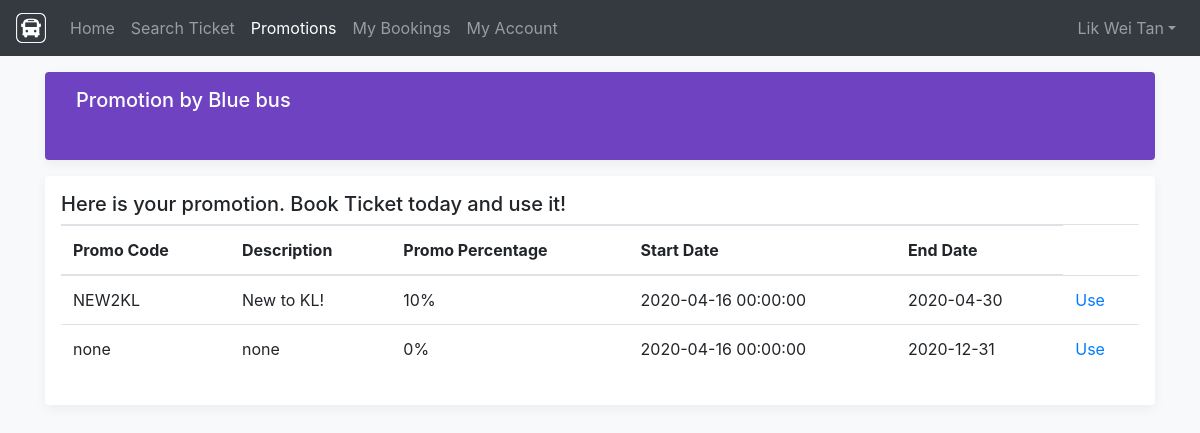
/promotion.php (signed in), run on the app's committed database.
### tables this page shows
CREATE TABLE account (
  AccountNo int AUTO_INCREMENT NOT NULL PRIMARY KEY,
  FirstName varchar(50) NOT NULL,
  LastName varchar(50) NOT NULL,
  Email varchar(50) NOT NULL,
  Password varchar(50) NOT NULL,
  Gender varchar(50) NOT NULL,
  BirthDate date NOT NULL,
  AccountRole varchar(50) NOT NULL DEFAULT 'User',
  Nationality varchar(50) NOT NULL DEFAULT 'Malaysia',
  PhoneNumber varchar(50) NOT NULL,
  AccountTimestamp timestamp NOT NULL DEFAULT current_timestamp() ON UPDATE current_timestamp()
);

CREATE TABLE promo_code (
  PromoCode varchar(50) NOT NULL PRIMARY KEY,
  ScheduleNo varchar(50) NOT NULL,
  PromoCodeDescription varchar(50) NOT NULL,
  PromoPercentage int NOT NULL,
  PromoCodeEndTimestamp date NOT NULL,
  FOREIGN KEY (ScheduleNo) REFERENCES bus_schedule(ScheduleNo),
  PromoCodeStartTimestamp timestamp NOT NULL DEFAULT current_timestamp() ON UPDATE current_timestamp()
);

### loginheader.php (called while the page is built, shortened)
<?php
    require("db.php");
if(isset($_SESSION['id']))
{
    $sql = "SELECT *,
            YEAR(AccountTimestamp) AS SinceYear,
            DATE(AccountTimestamp) AS SinceDate
            FROM account
            WHERE AccountNo =".$_SESSION['id'];
    $query = mysqli_query($con,$sql);
    $row = mysqli_fetch_array($query);
    if($row)
    {
        $myFirstName = $row['FirstName'];
        $myLastName = $row['LastName'];
    }
}
?>

### promotion.php (the view, shortened to what this page needs)
<?php
    require("loginheader.php");
    $promo = mysqli_query($con,"SELECT * FROM promo_code");
?>
<!doctype html>
<html lang="en">
  <head>
    <link rel="stylesheet" href="https://maxcdn.bootstrapcdn.com/bootstrap/4.0.0/css/bootstrap.min.css">
    <link href="css/offcanvas.css" rel="stylesheet">
    <link href="https://unpkg.com/aos@2.3.1/dist/aos.css" rel="stylesheet">
  </head>
  <body class="bg-light">
  <header>
      <nav class="navbar navbar-expand-md navbar-dark bg-dark fixed-top">
        <a class="navbar-brand" href="index.php">
    <img src="images/logo_white.png" width="30" height="30" class="d-inline-block align-top" alt="">
  </a>
        <div class="collapse navbar-collapse" id="navbarCollapse">
          <ul class="navbar-nav mr-auto">
            <li class="nav-item">
              <a class="nav-link" href="index.php">Home <span class="sr-only">(current)</span></a>
            </li>
            <li class="nav-item">
              <a class="nav-link" href="searchbus.php">Search Ticket</a>
            </li>
            <li class="nav-item active">
              <a class="nav-link" href="promotion.php">Promotions</a>
            </li>
            <?php if(isset($_SESSION['id']))
            {
            echo '
            <li class="nav-item">
              <a class="nav-link" href="managebooking.php">My Bookings</a>
            </li>
            <li class="nav-item">
              <a class="nav-link" href="setting.php">My Account</a>
            </li>';
            }; ?>
          </ul>
            <?php
            if(isset($_SESSION['id']))
            {
          echo '<form class="form-inline"><div class="collapse navbar-collapse" id="navbarNavDropdown">
          <ul class="navbar-nav">
            <li class="nav-item dropdown">
              <a class="nav-link dropdown-toggle" href="#" id="navbarDropdownMenuLink" role="button" data-toggle="dropdown" aria-haspopup="true" aria-expanded="false">';
                echo $myFirstName." ".$myLastName;
              echo '</a>
              <div class="dropdown-menu dropdown-menu-right" aria-labelledby="navbarDropdownMenuLink">
                <a class="dropdown-item" href="managebooking.php">Manage Booking</a>
                <a class="dropdown-item" href="setting.php">Setting</a>
                <a class="dropdown-item" href="logout.php">Logout</a>
              </div>
            </li>
          </ul>
        </div></form>';
            }
            else
            {
              echo '<form class="form-inline mt-2 mt-md-0" action="login.php">
              <button type="submit" class="btn btn-outline-warning my-2 my-sm-0">Login</button>
              </form>';
            }
            ?>
        </div>
      </nav>
    </header>
    <main role="main" class="container">
      <div data-aos="zoom-out">
       <div class="container p-3 my-3 bg-purple rounded box-shadow">
         <form action="search.inc.php" method="get">
           <div class="form-row  col-md-12">
            <div class="form-group col-md-4 text-left">
              <label for="desctiption"  style="color:white;"><h5>Promotion by Blue bus</h5></label>
            </div>
          </div>
        </form>
       </div>
      </div>
      <div data-aos="fade-left" data-aos-duration="2000">
        <div class="my-3 p-3 bg-white rounded box-shadow">
           <h5 class="border-bottom border-gray pb-2 mb-0">Here is your promotion. Book Ticket today and use it! </h5>
             <table class="table table-hover">
              <thead>
               <tr>
                 <th scope="col">Promo Code</th>
                 <th scope="col">Description</th>
                 <th scope="col">Promo Percentage</th>
                 <th scope="col">Start Date</th>
                 <th scope="col">End Date</th>
                </tr>
              </thead>
           <tbody>
            <?php
               while($row = mysqli_fetch_array($promo))
               {
               echo "<tr>";
               echo "<td>";
               echo $row['PromoCode'];
               echo "</td>";
               echo "<td>";
               echo $row['PromoCodeDescription'];
               echo "</td>";
               echo "<td>";
               echo $row['PromoPercentage']."%";
               echo "</td>";
               echo "<td>";
               echo $row['PromoCodeStartTimestamp'];
               echo "</td>";
               echo "<td>";
               echo $row['PromoCodeEndTimestamp'];
               echo "</td>";
               echo "<td><a href='searchbus.php?promocode=".$row['PromoCode'];
               echo "'>Use</a></td></tr>";
              }
            ?>
           </tbody>
        </table>
       </div>
     </div>
   </main>
  </body>
</html>

### css/offcanvas.css (style rules this page uses)
html, body { overflow-x: hidden; }
body { padding-top: 56px; }
.bg-purple { background-color: var(--purple); }
.border-bottom { border-bottom: 1px solid #e5e5e5; }
.box-shadow { box-shadow: 0 .25rem .75rem rgba(0, 0, 0, .05); }

### data on the page
account: FirstName "Lik Wei", LastName "Tan"
promo_code: PromoCode "NEW2KL", PromoCodeDescription "New to KL!", PromoPercentage "10", PromoCodeStartTimestamp "2020-04-16 00:00:00", PromoCodeEndTimestamp "2020-04-30"
promo_code: PromoCode "none", PromoCodeDescription "none", PromoPercentage "0", PromoCodeStartTimestamp "2020-04-16 00:00:00", PromoCodeEndTimestamp "2020-12-31"
